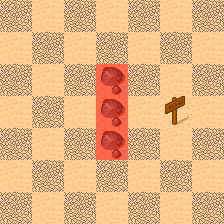

A level layout from a 2D game, rendered from its tile map. Below: a short description, then the map file with tile-grid data replaced by summaries:
An orthogonal 7x7 tile map with 32x32 px tiles, 3 tile layers (Background, Items, MetaInfo), 2 tilesets and 1 object (SpawnPoint).

<map version="1.0" orientation="orthogonal" renderorder="right-down" width="7" height="7" tilewidth="32" tileheight="32" nextobjectid="5">
 <tileset firstgid="1" name="tmw_desert_spacing" tilewidth="32" tileheight="32" spacing="1" margin="1" tilecount="48" columns="8">
  <image source="Tiled/tmw_desert_spacing.png" width="265" height="199" />
  <tile id="31">
   <properties>
    <property name="Items" value="wall" />
   </properties>
  </tile>
  <tile id="45">
   <properties>
    <property name="Items" value="YES" />
   </properties>
  </tile>
 </tileset>
 <tileset firstgid="49" name="metaset" tilewidth="32" tileheight="32" spacing="1" margin="1" tilecount="2" columns="2">
  <image source="Tiled/metaset.png" width="67" height="34" />
 </tileset>
 <layer name="Background" width="7" height="7">
  <data>[49 cells, 49 non-empty, 2 distinct tile ids]</data>
 </layer>
 <objectgroup name="Objects">
  <object id="4" name="SpawnPoint" x="48" y="112" width="1" />
 </objectgroup>
 <layer name="Items" width="7" height="7">
  <data>[49 cells, 4 non-empty, 2 distinct tile ids]</data>
 </layer>
 <layer name="MetaInfo" width="7" height="7">
  <data>[49 cells, 3 non-empty, 1 distinct tile ids]</data>
 </layer>
</map>
